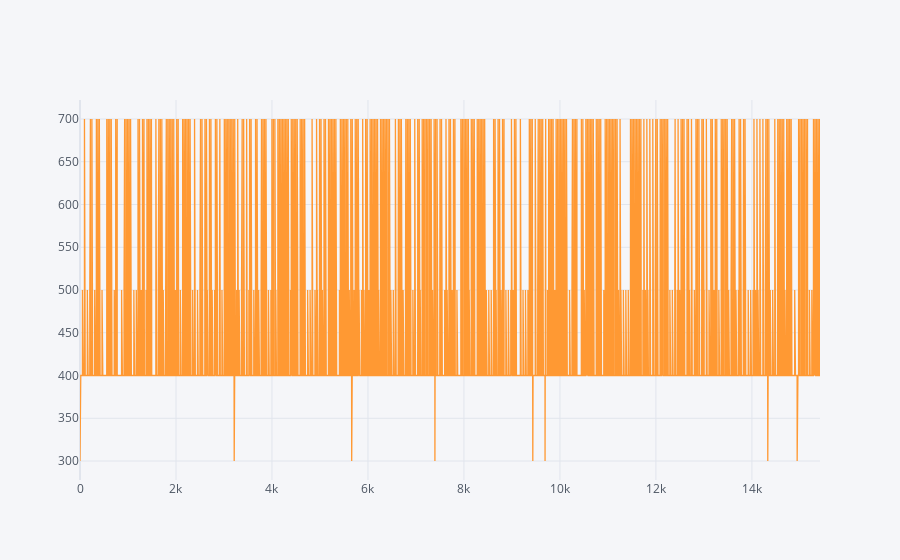

Notebook source saved alongside this figure:
### Code cell
df1["Deductible"].iplot(kind="line",bins=20)

### Figure 1 — Plotly figure (JSON) as saved in the notebook; plotly's stock layout.template omitted (floating-point values rounded to 4 significant figures; data arrays with more than 128 entries replaced by an {"elided": "..."} marker saying what was removed)
{"data": [{"line": {"color": "rgba(255, 153, 51, 1.0)", "dash": "solid", "shape": "linear", "width": 1.3}, "mode": "lines", "name": "Deductible", "text": "", "type": "scatter", "x": {"elided": "15420 int values"}, "y": {"elided": "15420 int values"}}], "layout": {"legend": {"bgcolor": "#F5F6F9", "font": {"color": "#4D5663"}}, "paper_bgcolor": "#F5F6F9", "plot_bgcolor": "#F5F6F9", "title": {"font": {"color": "#4D5663"}}, "xaxis": {"gridcolor": "#E1E5ED", "showgrid": true, "tickfont": {"color": "#4D5663"}, "title": {"font": {"color": "#4D5663"}, "text": ""}, "zerolinecolor": "#E1E5ED"}, "yaxis": {"gridcolor": "#E1E5ED", "showgrid": true, "tickfont": {"color": "#4D5663"}, "title": {"font": {"color": "#4D5663"}, "text": ""}, "zerolinecolor": "#E1E5ED"}}}
